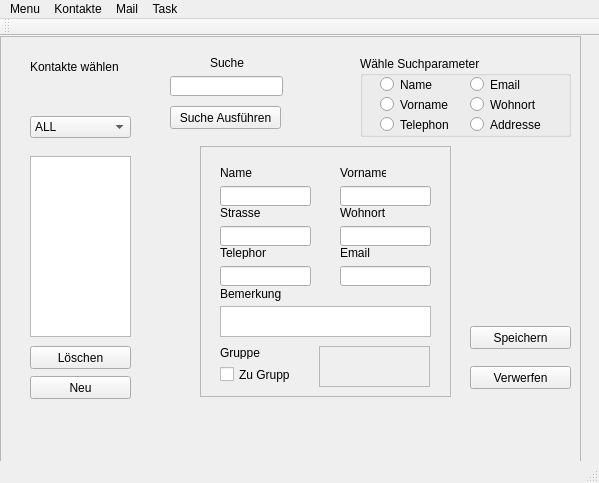
<?xml version="1.0" encoding="UTF-8"?>
<ui version="4.0">
 <class>MainWindow</class>
 <widget class="QMainWindow" name="MainWindow">
  <property name="geometry">
   <rect>
    <x>0</x>
    <y>0</y>
    <width>599</width>
    <height>483</height>
   </rect>
  </property>
  <property name="windowTitle">
   <string>MainWindow</string>
  </property>
  <widget class="QWidget" name="centralWidget">
   <widget class="QFrame" name="frame">
    <property name="geometry">
     <rect>
      <x>0</x>
      <y>0</y>
      <width>581</width>
      <height>431</height>
     </rect>
    </property>
    <property name="frameShape">
     <enum>QFrame::StyledPanel</enum>
    </property>
    <property name="frameShadow">
     <enum>QFrame::Raised</enum>
    </property>
    <widget class="QPushButton" name="pushButton_2">
     <property name="geometry">
      <rect>
       <x>30</x>
       <y>310</y>
       <width>101</width>
       <height>23</height>
      </rect>
     </property>
     <property name="text">
      <string>Löschen</string>
     </property>
    </widget>
    <widget class="QPushButton" name="pushButton">
     <property name="geometry">
      <rect>
       <x>170</x>
       <y>70</y>
       <width>111</width>
       <height>23</height>
      </rect>
     </property>
     <property name="text">
      <string>Suche Ausführen</string>
     </property>
    </widget>
    <widget class="QGroupBox" name="groupBox">
     <property name="geometry">
      <rect>
       <x>360</x>
       <y>20</y>
       <width>211</width>
       <height>81</height>
      </rect>
     </property>
     <property name="title">
      <string>Wähle Suchparameter</string>
     </property>
     <widget class="QRadioButton" name="radioButton">
      <property name="geometry">
       <rect>
        <x>20</x>
        <y>20</y>
        <width>82</width>
        <height>17</height>
       </rect>
      </property>
      <property name="text">
       <string>Name</string>
      </property>
     </widget>
     <widget class="QRadioButton" name="radioButton_2">
      <property name="geometry">
       <rect>
        <x>110</x>
        <y>60</y>
        <width>82</width>
        <height>17</height>
       </rect>
      </property>
      <property name="text">
       <string>Addresse</string>
      </property>
     </widget>
     <widget class="QRadioButton" name="radioButton_3">
      <property name="geometry">
       <rect>
        <x>20</x>
        <y>60</y>
        <width>82</width>
        <height>17</height>
       </rect>
      </property>
      <property name="text">
       <string>Telephon</string>
      </property>
     </widget>
     <widget class="QRadioButton" name="radioButton_4">
      <property name="geometry">
       <rect>
        <x>110</x>
        <y>20</y>
        <width>82</width>
        <height>17</height>
       </rect>
      </property>
      <property name="text">
       <string>Email</string>
      </property>
     </widget>
     <widget class="QRadioButton" name="radioButton_5">
      <property name="geometry">
       <rect>
        <x>110</x>
        <y>40</y>
        <width>82</width>
        <height>17</height>
       </rect>
      </property>
      <property name="text">
       <string>Wohnort</string>
      </property>
     </widget>
     <widget class="QRadioButton" name="radioButton_6">
      <property name="geometry">
       <rect>
        <x>20</x>
        <y>40</y>
        <width>82</width>
        <height>17</height>
       </rect>
      </property>
      <property name="text">
       <string>Vorname</string>
      </property>
     </widget>
    </widget>
    <widget class="QPushButton" name="pushButton_5">
     <property name="geometry">
      <rect>
       <x>470</x>
       <y>330</y>
       <width>101</width>
       <height>23</height>
      </rect>
     </property>
     <property name="text">
      <string>Verwerfen</string>
     </property>
    </widget>
    <widget class="QPushButton" name="pushButton_4">
     <property name="geometry">
      <rect>
       <x>470</x>
       <y>290</y>
       <width>101</width>
       <height>23</height>
      </rect>
     </property>
     <property name="text">
      <string>Speichern</string>
     </property>
    </widget>
    <widget class="QLabel" name="label">
     <property name="geometry">
      <rect>
       <x>30</x>
       <y>20</y>
       <width>91</width>
       <height>21</height>
      </rect>
     </property>
     <property name="text">
      <string>Kontakte wählen</string>
     </property>
    </widget>
    <widget class="QListWidget" name="listWidget">
     <property name="geometry">
      <rect>
       <x>30</x>
       <y>120</y>
       <width>101</width>
       <height>181</height>
      </rect>
     </property>
    </widget>
    <widget class="QLineEdit" name="lineEdit">
     <property name="geometry">
      <rect>
       <x>170</x>
       <y>40</y>
       <width>113</width>
       <height>20</height>
      </rect>
     </property>
    </widget>
    <widget class="QComboBox" name="comboBox">
     <property name="geometry">
      <rect>
       <x>30</x>
       <y>80</y>
       <width>101</width>
       <height>22</height>
      </rect>
     </property>
     <item>
      <property name="text">
       <string>ALL</string>
      </property>
     </item>
    </widget>
    <widget class="QFrame" name="frame_2">
     <property name="geometry">
      <rect>
       <x>200</x>
       <y>110</y>
       <width>251</width>
       <height>251</height>
      </rect>
     </property>
     <property name="frameShape">
      <enum>QFrame::StyledPanel</enum>
     </property>
     <property name="frameShadow">
      <enum>QFrame::Raised</enum>
     </property>
     <widget class="QLineEdit" name="lineEdit_2">
      <property name="geometry">
       <rect>
        <x>20</x>
        <y>40</y>
        <width>91</width>
        <height>20</height>
       </rect>
      </property>
     </widget>
     <widget class="QLineEdit" name="lineEdit_3">
      <property name="geometry">
       <rect>
        <x>20</x>
        <y>80</y>
        <width>91</width>
        <height>20</height>
       </rect>
      </property>
     </widget>
     <widget class="QLineEdit" name="lineEdit_4">
      <property name="geometry">
       <rect>
        <x>20</x>
        <y>120</y>
        <width>91</width>
        <height>20</height>
       </rect>
      </property>
     </widget>
     <widget class="QLineEdit" name="lineEdit_5">
      <property name="geometry">
       <rect>
        <x>140</x>
        <y>40</y>
        <width>91</width>
        <height>20</height>
       </rect>
      </property>
     </widget>
     <widget class="QLineEdit" name="lineEdit_6">
      <property name="geometry">
       <rect>
        <x>140</x>
        <y>80</y>
        <width>91</width>
        <height>20</height>
       </rect>
      </property>
     </widget>
     <widget class="QLineEdit" name="lineEdit_7">
      <property name="geometry">
       <rect>
        <x>140</x>
        <y>120</y>
        <width>91</width>
        <height>20</height>
       </rect>
      </property>
     </widget>
     <widget class="QLabel" name="label_3">
      <property name="geometry">
       <rect>
        <x>20</x>
        <y>20</y>
        <width>46</width>
        <height>13</height>
       </rect>
      </property>
      <property name="text">
       <string>Name</string>
      </property>
     </widget>
     <widget class="QLabel" name="label_4">
      <property name="geometry">
       <rect>
        <x>140</x>
        <y>20</y>
        <width>46</width>
        <height>13</height>
       </rect>
      </property>
      <property name="text">
       <string>Vorname</string>
      </property>
     </widget>
     <widget class="QLabel" name="label_5">
      <property name="geometry">
       <rect>
        <x>20</x>
        <y>60</y>
        <width>46</width>
        <height>13</height>
       </rect>
      </property>
      <property name="text">
       <string>Strasse</string>
      </property>
     </widget>
     <widget class="QLabel" name="label_6">
      <property name="geometry">
       <rect>
        <x>140</x>
        <y>60</y>
        <width>46</width>
        <height>13</height>
       </rect>
      </property>
      <property name="text">
       <string>Wohnort</string>
      </property>
     </widget>
     <widget class="QLabel" name="label_7">
      <property name="geometry">
       <rect>
        <x>20</x>
        <y>100</y>
        <width>46</width>
        <height>13</height>
       </rect>
      </property>
      <property name="text">
       <string>Telephon</string>
      </property>
     </widget>
     <widget class="QLabel" name="label_8">
      <property name="geometry">
       <rect>
        <x>140</x>
        <y>100</y>
        <width>46</width>
        <height>13</height>
       </rect>
      </property>
      <property name="text">
       <string>Email</string>
      </property>
     </widget>
     <widget class="QTextEdit" name="textEdit">
      <property name="geometry">
       <rect>
        <x>20</x>
        <y>160</y>
        <width>211</width>
        <height>31</height>
       </rect>
      </property>
     </widget>
     <widget class="QLabel" name="label_9">
      <property name="geometry">
       <rect>
        <x>20</x>
        <y>140</y>
        <width>91</width>
        <height>16</height>
       </rect>
      </property>
      <property name="text">
       <string>Bemerkung</string>
      </property>
     </widget>
     <widget class="QLabel" name="label_10">
      <property name="geometry">
       <rect>
        <x>20</x>
        <y>200</y>
        <width>46</width>
        <height>13</height>
       </rect>
      </property>
      <property name="text">
       <string>Gruppe</string>
      </property>
     </widget>
     <widget class="QScrollArea" name="scrollArea">
      <property name="geometry">
       <rect>
        <x>119</x>
        <y>200</y>
        <width>111</width>
        <height>41</height>
       </rect>
      </property>
      <property name="widgetResizable">
       <bool>true</bool>
      </property>
      <widget class="QWidget" name="scrollAreaWidgetContents">
       <property name="geometry">
        <rect>
         <x>0</x>
         <y>0</y>
         <width>109</width>
         <height>39</height>
        </rect>
       </property>
      </widget>
     </widget>
     <widget class="QCheckBox" name="checkBox">
      <property name="geometry">
       <rect>
        <x>20</x>
        <y>220</y>
        <width>70</width>
        <height>17</height>
       </rect>
      </property>
      <property name="text">
       <string>Zu Gruppe</string>
      </property>
     </widget>
    </widget>
    <widget class="QPushButton" name="pushButton_3">
     <property name="geometry">
      <rect>
       <x>30</x>
       <y>340</y>
       <width>101</width>
       <height>23</height>
      </rect>
     </property>
     <property name="text">
      <string>Neu</string>
     </property>
    </widget>
    <widget class="QLabel" name="label_2">
     <property name="geometry">
      <rect>
       <x>210</x>
       <y>20</y>
       <width>46</width>
       <height>13</height>
      </rect>
     </property>
     <property name="text">
      <string>Suche</string>
     </property>
    </widget>
   </widget>
  </widget>
  <widget class="QMenuBar" name="menuBar">
   <property name="geometry">
    <rect>
     <x>0</x>
     <y>0</y>
     <width>599</width>
     <height>21</height>
    </rect>
   </property>
   <widget class="QMenu" name="menuMenu">
    <property name="title">
     <string>Menu</string>
    </property>
    <addaction name="actionImportieren"/>
    <addaction name="actionExportieren"/>
    <addaction name="separator"/>
    <addaction name="actionNeue_Gruppe"/>
    <addaction name="separator"/>
    <addaction name="actionBeenden_2"/>
   </widget>
   <widget class="QMenu" name="menuKontakte">
    <property name="title">
     <string>Kontakte</string>
    </property>
   </widget>
   <widget class="QMenu" name="menuMail">
    <property name="title">
     <string>Mail</string>
    </property>
   </widget>
   <widget class="QMenu" name="menuTask">
    <property name="title">
     <string>Task</string>
    </property>
   </widget>
   <addaction name="menuMenu"/>
   <addaction name="menuKontakte"/>
   <addaction name="menuMail"/>
   <addaction name="menuTask"/>
  </widget>
  <widget class="QToolBar" name="mainToolBar">
   <attribute name="toolBarArea">
    <enum>TopToolBarArea</enum>
   </attribute>
   <attribute name="toolBarBreak">
    <bool>false</bool>
   </attribute>
  </widget>
  <widget class="QStatusBar" name="statusBar"/>
  <action name="actionImportieren">
   <property name="text">
    <string>Importieren</string>
   </property>
  </action>
  <action name="actionExportieren">
   <property name="text">
    <string>Exportieren</string>
   </property>
  </action>
  <action name="actionBeenden">
   <property name="text">
    <string>Beenden</string>
   </property>
  </action>
  <action name="actionNeue_Gruppe">
   <property name="text">
    <string>Neue Gruppe</string>
   </property>
  </action>
  <action name="actionBeenden_2">
   <property name="text">
    <string>Beenden</string>
   </property>
  </action>
 </widget>
 <layoutdefault spacing="6" margin="11"/>
 <resources/>
 <connections/>
</ui>
